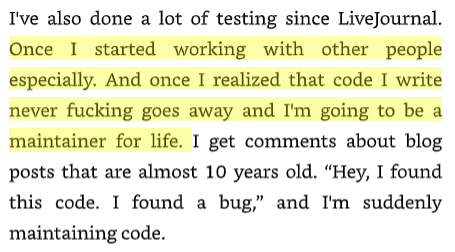
#> input picture main/packages/ocr/files/01.png, 455 x 252 px; its folder holds only this picture in this run
$ python highlighted_plus.py
#> lines starting #> are read from the running program, lines starting #| are printed output that depends on the picture; after the words box and inside, x2 and y2 are one past the last pixel; in counts of white or black regions, pixels touching at a corner belong together
#> further down, img is the input picture: shape (252, 455, 3); mean B, G, R 208.4, 235, 233.9
"""Image to text - highlight mask
Some character might not be correctly detected.
We can reduse noise, remove new lines, use string slices,
check punctuation, etc ...
"""
import os, sys
import cv2, pytesseract, numpy as np
import re
DIR = os.path.dirname(os.path.realpath(__file__))

def imread_highlighted(img):
    hsv = cv2.cvtColor(img, cv2.COLOR_BGR2HSV)
#> hsv: shape (252, 455, 3); mean H, S, V 9.5, 32, 235
    lower = np.array([22, 93, 0])
    upper = np.array([45, 255, 255])
    mask = cv2.inRange(hsv, lower, upper)
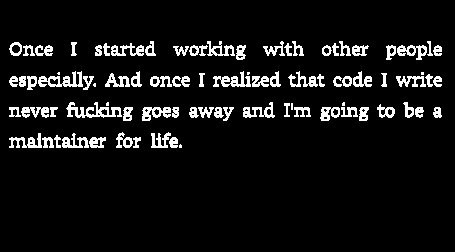
#> mask: shape (252, 455); 7.6% white in thin lines or dots, all inside (x1, y1, x2, y2) = (9, 41, 442, 148)
    res = cv2.bitwise_and(img, img, mask= mask)
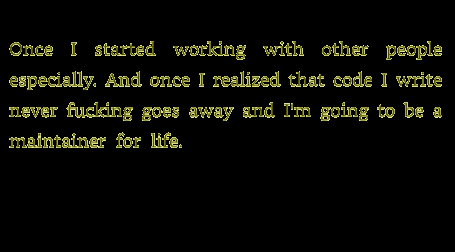
#> res: shape (252, 455, 3); mean B, G, R 5.5, 12.1, 11.9
    res2 = cv2.bitwise_not(mask)
    res2 = cv2.GaussianBlur(res2, (3,3), 0) # reduse noise
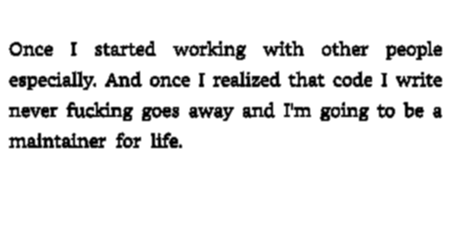
#> res2: shape (252, 455); min 0, max 255, mean 235.6

    if False:
        cv2.imshow("img", res)
        cv2.imshow("img2", res2)
        cv2.waitKey(0)
        cv2.destroyAllWindows()

    return res2

def highlighted_replaced(img, img2):
#> (the run stopped early here; a loop or call above may not have finished)

$ run again, on main/packages/ocr/files/03.png
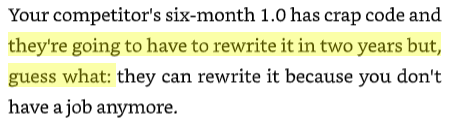
#> input picture main/packages/ocr/files/03.png, 453 x 124 px
#> img is the input picture: shape (124, 453, 3); mean B, G, R 214.1, 234.2, 233.4
#> hsv: shape (124, 453, 3); mean H, S, V 7.1, 24.2, 234.2
#> in imread_highlighted, `mask = cv2.inRange(hsv, lower, upper)`:
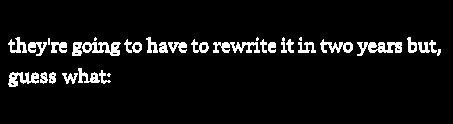
#> mask: shape (124, 453); 6.5% white; 34 white regions (5 under 20 px), largest, box (x1, y1, x2, y2) and area: (357, 42, 402, 56) 348, (82, 42, 121, 56) 307, (213, 42, 260, 53) 306
#> in imread_highlighted, `res2 = cv2.GaussianBlur(res2, (3,3), 0)`:
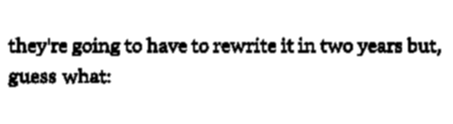
#> res2: shape (124, 453); min 0, max 255, mean 238.5

$ run again, on main/packages/ocr/files/04.png
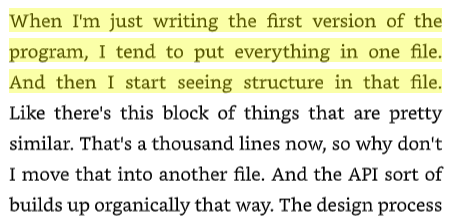
#> input picture main/packages/ocr/files/04.png, 455 x 221 px
#> img is the input picture: shape (221, 455, 3); mean B, G, R 205.3, 232.2, 231.1
#> hsv: shape (221, 455, 3); mean H, S, V 9.6, 32.1, 232.2
#> in imread_highlighted, `mask = cv2.inRange(hsv, lower, upper)`:
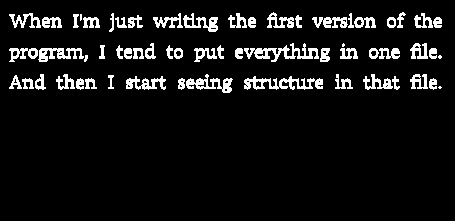
#> mask: shape (221, 455); 7.6% white; 60 white regions (4 under 20 px), largest, box (x1, y1, x2, y2) and area: (244, 43, 319, 62) 543, (244, 76, 323, 90) 543, (186, 74, 233, 93) 377
#> in imread_highlighted, `res2 = cv2.GaussianBlur(res2, (3,3), 0)`:
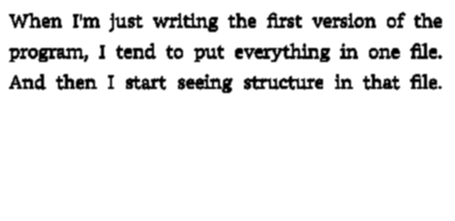
#> res2: shape (221, 455); min 0, max 255, mean 235.5
